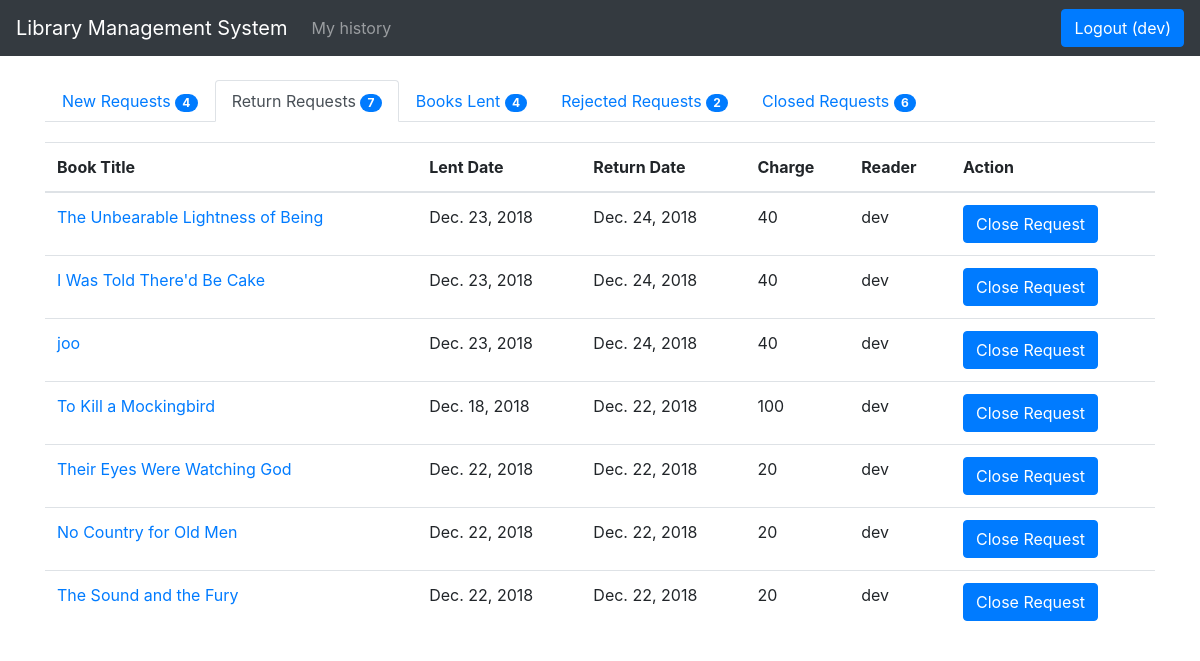
/library/books/manage_requests_return (signed in), run on an earlier commit of the app's database.
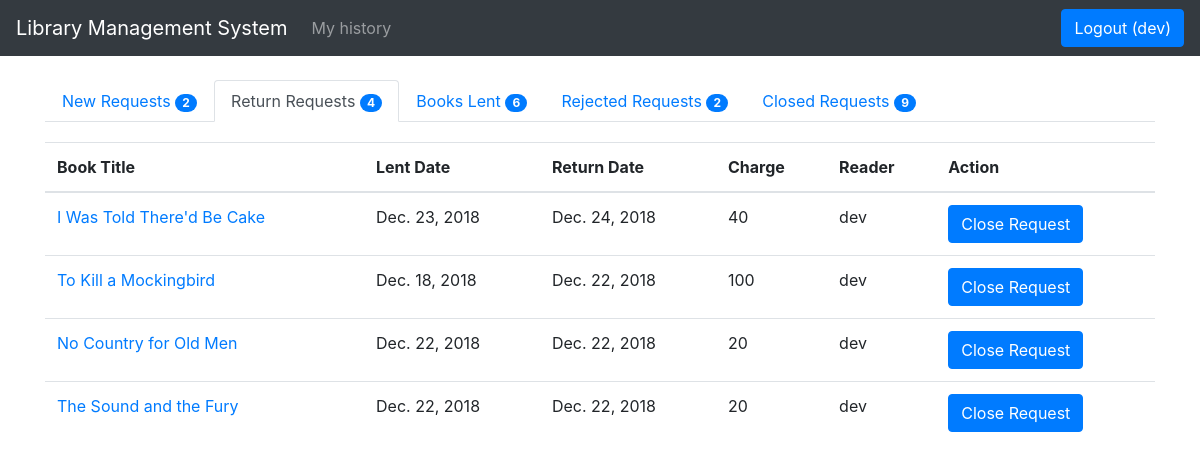
And on a later commit of the database.
### library/models.py (models this page shows, shortened)
class BookLendDetail(models.Model):
    book_status = (('p', 'pending'), ('l', 'lent'), ('r', 'returned'), ('c', 'closed'), ('n', 'rejected'))
    book = models.ForeignKey(Book, on_delete=models.SET_NULL, null=True)
    reader = models.ForeignKey(User, on_delete=models.SET_NULL, null=True, blank=True)
    request_date = models.DateField(null=True, blank=True)
    lent_date = models.DateField(null=True, blank=True)
    return_date = models.DateField(null=True, blank=True)
    close_date = models.DateField(null=True, blank=True)
    charge = models.IntegerField()
    status = models.CharField(max_length=1, choices = book_status, blank = True, default = 'p')

class Book(models.Model):
    numeric = RegexValidator(r'^[0-9]*$', 'Only  numeric characters are allowed.')
    book_status = (('a', 'available'), ('l', 'lent'))
    title = models.CharField(max_length=250)
    isbn = models.CharField('ISBN', max_length=13, help_text='13 Character ISBN number', validators=[numeric])
    description = models.TextField(max_length=500)
    price = models.IntegerField()
    total_quantity = models.IntegerField()
    quantity = models.IntegerField(default=1)
    status = models.CharField(max_length=1, choices = book_status, blank = True, default = 'a')
    author = models.ManyToManyField(Author)
    category = models.ManyToManyField(Category)
    def get_absolute_url(self):
        return reverse('book_detail', args=[str(self.id)])
    def display_category(self):
        return ', '.join(category.name for category in self.category.all()[:3])
    display_category.short_description = "Category"
    def display_author(self):
        return ', '.join(author.firstname for author in self.author.all()[:3])
    display_author.short_description = "Author"

### library/views.py (the view)
# urls.py: path('books/manage_requests_return', views.manage_requests_return, name='manage_requests_return'),
@login_required
def manage_requests_return(request):
    return_request_data = BookLendDetail.objects.filter(status = 'r').order_by("-return_date")
    context = manage_requests_count()
    paginator = Paginator(return_request_data, 10)
    page = request.GET.get('page')
    try:
        return_request_data = paginator.page(page)
    except PageNotAnInteger:
        return_request_data = paginator.page(1)
    except EmptyPage:
        return_request_data = paginator.page(paginator.num_pages)
    return render(request, 'manage_requests_return.html', {'return_request' : return_request_data, 'context': context})

### library/views.py (called while the page is built)
def manage_requests_count():
    p = BookLendDetail.objects.filter(status = 'p').order_by("-request_date")
    r = BookLendDetail.objects.filter(status = 'r').order_by("-return_date")
    l = BookLendDetail.objects.filter(status = 'l').order_by("-lent_date")
    c = BookLendDetail.objects.filter(status = 'c').order_by("-close_date")
    n = BookLendDetail.objects.filter(status = 'n').order_by("-close_date")
    context = {
        'p' : p.count,
        'r' : r.count,
        'l' : l.count,
        'c' : c.count,
        'n' : n.count
    }
    return context

### library/templates/manage_requests_return.html (shortened to what this page needs)
{% extends "base.html" %} {% block content %}
<ul class="nav nav-tabs">
  <li class="nav-item">
    <a class="nav-link" href="{% url 'manage_requests' %}">New Requests <span id="lcount" class="badge badge-primary badge-pill">{{ context.p  }}</span></a>
  </li>
  <li class="nav-item">
    <a class="nav-link active" href="{% url 'manage_requests_return' %}">Return Requests <span id="rcount" class="badge badge-primary badge-pill">{{ context.r }}</span></a>
  </li>
  <li class="nav-item">
    <a class="nav-link" href="{% url 'manage_requests_lent' %}">Books Lent <span id="" class="badge badge-primary badge-pill">{{ context.l }}</span></a>
  </li>
  <li class="nav-item">
    <a class="nav-link" href="{% url 'manage_requests_rejected' %}">Rejected Requests <span id="" class="badge badge-primary badge-pill">{{ context.n }}</span></a>
  </li>
  <li class="nav-item">
      <a class="nav-link" href="{% url 'manage_requests_close' %}">Closed Requests <span id="" class="badge badge-primary badge-pill">{{ context.c }}</span></a>
  </li>
</ul>
<table class="table req-table">
  <thead>
    {% if context.r > 0 %}
    <tr class="t_body2">
      <th scope="col">Book Title</th>
      <th scope="col">Lent Date</th>
      <th scope="col">Return Date</th>
      <th scope="col">Charge</th>
      <th scope="col">Reader</th>
      <th scope="col">Action</th>
    </tr>
    {% endif %}
  </thead>
  <tbody class="t_body2">
    {% for req in return_request %}
    <tr id="{{ req.id }}">
      <td>
        <a href="{{ req.book.get_absolute_url  }}">{{ req.book.title }}</a>
      </td>
      <td>{{ req.lent_date }}</td>
      <td>{{ req.return_date }}</td>
      <td>{{ req.charge }}</td>
      <td>{{ req.reader.username }}</td>
      <td>
        <button type="button" name="" class="btn btn-primary" value="{{req.id}}" onclick="close_request(this);">Close Request</button>
      </td>
    </tr>
    {% endfor %}
  </tbody>
</table>
{% endblock %}

What changed in the data, as far as the page shows it:
no longer on this page (row edited): BookLendDetail: book "The Unbearable Lightness of Being", lent_date "Dec. 23, 2018", return_date "Dec. 24, 2018", charge "40", reader.username "dev", {{ req.id }} 99 (drawn)
no longer on this page (row edited): BookLendDetail: book "joo", lent_date "Dec. 23, 2018", return_date "Dec. 24, 2018", charge "40", reader.username "dev", {{ req.id }} 113 (drawn)
no longer on this page (row edited): BookLendDetail: book "Their Eyes Were Watching God", lent_date "Dec. 22, 2018", return_date "Dec. 22, 2018", charge "20", reader.username "dev", {{ req.id }} 101 (drawn)
Also different on the page:
{{ context.p }}: "4" → "2"
{{ context.r }}: "7" → "4"
{{ context.l }}: "4" → "6"
{{ context.c }}: "6" → "9"
